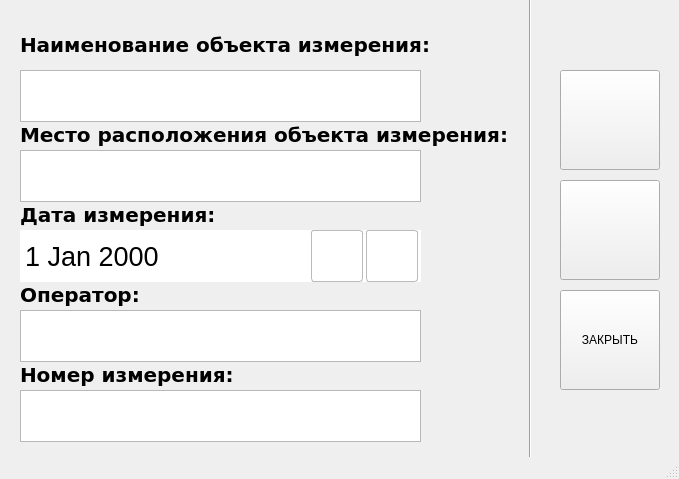
<?xml version="1.0" encoding="UTF-8"?>
<ui version="4.0">
 <class>mainWindow</class>
 <widget class="QMainWindow" name="mainWindow">
  <property name="geometry">
   <rect>
    <x>0</x>
    <y>0</y>
    <width>679</width>
    <height>479</height>
   </rect>
  </property>
  <property name="windowTitle">
   <string>Метаданные</string>
  </property>
  <widget class="QWidget" name="centralwidget">
   <widget class="QLabel" name="label_2">
    <property name="geometry">
     <rect>
      <x>20</x>
      <y>110</y>
      <width>491</width>
      <height>51</height>
     </rect>
    </property>
    <property name="font">
     <font>
      <family>Verdana</family>
      <pointsize>15</pointsize>
      <weight>75</weight>
      <bold>true</bold>
     </font>
    </property>
    <property name="text">
     <string>Место расположения объекта измерения:</string>
    </property>
    <property name="textFormat">
     <enum>Qt::RichText</enum>
    </property>
   </widget>
   <widget class="QLabel" name="label_3">
    <property name="geometry">
     <rect>
      <x>20</x>
      <y>190</y>
      <width>211</width>
      <height>51</height>
     </rect>
    </property>
    <property name="font">
     <font>
      <family>Verdana</family>
      <pointsize>15</pointsize>
      <weight>75</weight>
      <bold>true</bold>
     </font>
    </property>
    <property name="text">
     <string>Дата измерения:</string>
    </property>
    <property name="textFormat">
     <enum>Qt::RichText</enum>
    </property>
   </widget>
   <widget class="QLabel" name="label">
    <property name="geometry">
     <rect>
      <x>20</x>
      <y>20</y>
      <width>441</width>
      <height>51</height>
     </rect>
    </property>
    <property name="font">
     <font>
      <family>Verdana</family>
      <pointsize>15</pointsize>
      <weight>75</weight>
      <bold>true</bold>
     </font>
    </property>
    <property name="text">
     <string>Наименование объекта измерения:</string>
    </property>
    <property name="textFormat">
     <enum>Qt::RichText</enum>
    </property>
   </widget>
   <widget class="QLabel" name="label_4">
    <property name="geometry">
     <rect>
      <x>20</x>
      <y>270</y>
      <width>211</width>
      <height>51</height>
     </rect>
    </property>
    <property name="font">
     <font>
      <family>Verdana</family>
      <pointsize>15</pointsize>
      <weight>75</weight>
      <bold>true</bold>
     </font>
    </property>
    <property name="text">
     <string>Оператор:</string>
    </property>
    <property name="textFormat">
     <enum>Qt::RichText</enum>
    </property>
   </widget>
   <widget class="QPushButton" name="keyboard_button">
    <property name="geometry">
     <rect>
      <x>560</x>
      <y>180</y>
      <width>100</width>
      <height>100</height>
     </rect>
    </property>
    <property name="styleSheet">
     <string notr="true">background-image: url(&quot;keyboard.png&quot;);
background-size: contain; /* Уменьшает изображение, чтобы оно полностью вписалось в контейнер */
background-position: center; /* Центрирует изображение */
background-repeat: no-repeat; /* Отключает повторение изображения */</string>
    </property>
    <property name="text">
     <string/>
    </property>
   </widget>
   <widget class="QTextEdit" name="name_obj">
    <property name="geometry">
     <rect>
      <x>20</x>
      <y>70</y>
      <width>401</width>
      <height>52</height>
     </rect>
    </property>
    <property name="font">
     <font>
      <pointsize>20</pointsize>
     </font>
    </property>
   </widget>
   <widget class="QTextEdit" name="location_obj">
    <property name="geometry">
     <rect>
      <x>20</x>
      <y>150</y>
      <width>401</width>
      <height>52</height>
     </rect>
    </property>
    <property name="font">
     <font>
      <pointsize>20</pointsize>
     </font>
    </property>
   </widget>
   <widget class="QTextEdit" name="operator_2">
    <property name="geometry">
     <rect>
      <x>20</x>
      <y>310</y>
      <width>401</width>
      <height>52</height>
     </rect>
    </property>
    <property name="font">
     <font>
      <pointsize>20</pointsize>
     </font>
    </property>
   </widget>
   <widget class="QPushButton" name="save_button">
    <property name="geometry">
     <rect>
      <x>560</x>
      <y>70</y>
      <width>100</width>
      <height>100</height>
     </rect>
    </property>
    <property name="styleSheet">
     <string notr="true">background-image: url(&quot;save_icon.png&quot;);
background-size: contain; /* Уменьшает изображение, чтобы оно полностью вписалось в контейнер */
background-position: center; /* Центрирует изображение */
background-repeat: no-repeat; /* Отключает повторение изображения */</string>
    </property>
    <property name="text">
     <string/>
    </property>
   </widget>
   <widget class="QLabel" name="label_5">
    <property name="geometry">
     <rect>
      <x>20</x>
      <y>350</y>
      <width>221</width>
      <height>51</height>
     </rect>
    </property>
    <property name="font">
     <font>
      <family>Verdana</family>
      <pointsize>15</pointsize>
      <weight>75</weight>
      <bold>true</bold>
     </font>
    </property>
    <property name="text">
     <string>Номер измерения:</string>
    </property>
    <property name="textFormat">
     <enum>Qt::RichText</enum>
    </property>
   </widget>
   <widget class="QTextEdit" name="number_measurment">
    <property name="geometry">
     <rect>
      <x>20</x>
      <y>390</y>
      <width>401</width>
      <height>52</height>
     </rect>
    </property>
    <property name="font">
     <font>
      <pointsize>20</pointsize>
     </font>
    </property>
   </widget>
   <widget class="QPushButton" name="close_button">
    <property name="geometry">
     <rect>
      <x>560</x>
      <y>290</y>
      <width>100</width>
      <height>100</height>
     </rect>
    </property>
    <property name="text">
     <string>ЗАКРЫТЬ</string>
    </property>
   </widget>
   <widget class="QDateEdit" name="dateEdit">
    <property name="geometry">
     <rect>
      <x>20</x>
      <y>230</y>
      <width>401</width>
      <height>52</height>
     </rect>
    </property>
    <property name="font">
     <font>
      <pointsize>20</pointsize>
     </font>
    </property>
    <property name="styleSheet">
     <string notr="true">/* Делаем место справа под две кнопки */
QDateEdit {
    padding-right: 120px;  /* = ширина двух кнопок + зазор */
}

/* Общие параметры кнопок */
QDateEdit::up-button,
QDateEdit::down-button {
    subcontrol-origin: padding;   /* позиционируем относительно области с padding */
    width: 50px;
    height: 50px;
    border: 1px solid #bbb;
    border-radius: 3px;
    margin: 0;
}

/* Правая (увеличение) — у самого края справа */
QDateEdit::up-button {
    subcontrol-position: center right;
    right: 0px;                   /* вплотную к правому краю */
}

/* Левая (уменьшение) — сдвигаем на ширину первой кнопки */
QDateEdit::down-button {
    subcontrol-position: center right;
    right: 55px;                  /* = width up-button */
}

/* (необязательно) Состояния */
QDateEdit::up-button:hover,
QDateEdit::down-button:hover {
    border-color: #888;
}
QDateEdit::up-button:pressed,
QDateEdit::down-button:pressed {
    background: #eaeaea;
}
/* Подставляем свои иконки */
QDateEdit::up-arrow {
    image: url(&quot;plus.png&quot;);   /* путь к твоему файлу */
}
QDateEdit::down-arrow {
    image: url(&quot;minus.png&quot;);  /* путь к твоему файлу */
}
</string>
    </property>
    <property name="calendarPopup">
     <bool>false</bool>
    </property>
   </widget>
   <widget class="Line" name="line">
    <property name="geometry">
     <rect>
      <x>520</x>
      <y>-40</y>
      <width>20</width>
      <height>551</height>
     </rect>
    </property>
    <property name="orientation">
     <enum>Qt::Vertical</enum>
    </property>
   </widget>
  </widget>
  <widget class="QStatusBar" name="statusbar"/>
 </widget>
 <resources/>
 <connections/>
</ui>
